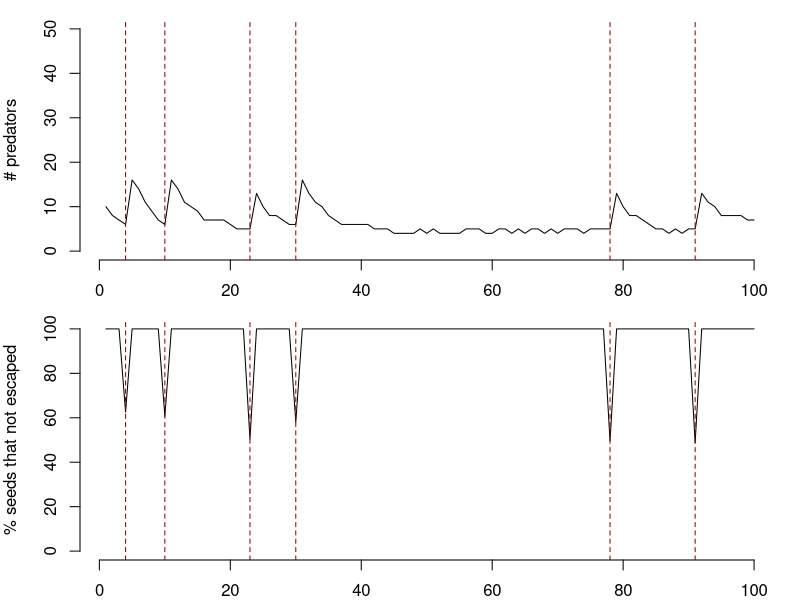

Here is the R script that generated this plot:




gamma_sat <- 100 # saturation, seed/predator
E <- 1/50  # conversion efficiency, predator/seed
S <- 0.75 # survival rate
 
grid <- seq(1,100,1)

pred0 <- sample(10:20, 1) # initial number of predators (t = 0)
state0 <- sample(1:2, 1)

# seed production in two states
seedprod <- c(100, 1000)

# transition matrix
p_12 <- 0.15
p_22 <- 0
P <- matrix(c(1 - p_12, p_12, 
              1 - p_22, p_22),
            nrow = 2, byrow = TRUE)

# state sequences
states <- c(state0)
for (t in grid) {
  states <- c(states, sample(1:2, 1, prob = P[states[t], ])) 
}
states <- states[-1]


vpreds <- c(pred0)
vfl_sds <- c()
vprd_sds <- c()
for(t in grid){
  
  fl_sd <- rpois(1, seedprod[states[t]])
  
  sat <- gamma_sat * vpreds[t] # number of seeds eaten
  prd_sd <- min(sat, fl_sd) # predated seeds
  nonprd_sd <- fl_sd-prd_sd # non-predated seeds
  
  # store stuff
  vfl_sds <- c(vfl_sds, fl_sd)
  vprd_sds <- c(vprd_sds, prd_sd)
  
  # t+1
  newpred <- floor(prd_sd * E) # next year predators depend on predated seed? but maybe also on current pred pop.?
  pred <- floor(S*vpreds[t]) + newpred
  vpreds <- c(vpreds,pred)
}

par(mfrow = c(2,1), mar = c(2,4,1,1))
plot(x = grid, y = vpreds[grid], type = 'l',
     bty = 'n', ylim = c(0,50), ylab = '# predators')
abline(v = which(states == 2), col = 'darkred', lty = 2 )

plot(x = grid, y = vprd_sds/vfl_sds*100, type = 'l',
     bty = 'n', ylim = c(0,100), ylab = '% seeds that not escaped')
abline(v = which(states == 2), col = 'darkred', lty = 2 )
